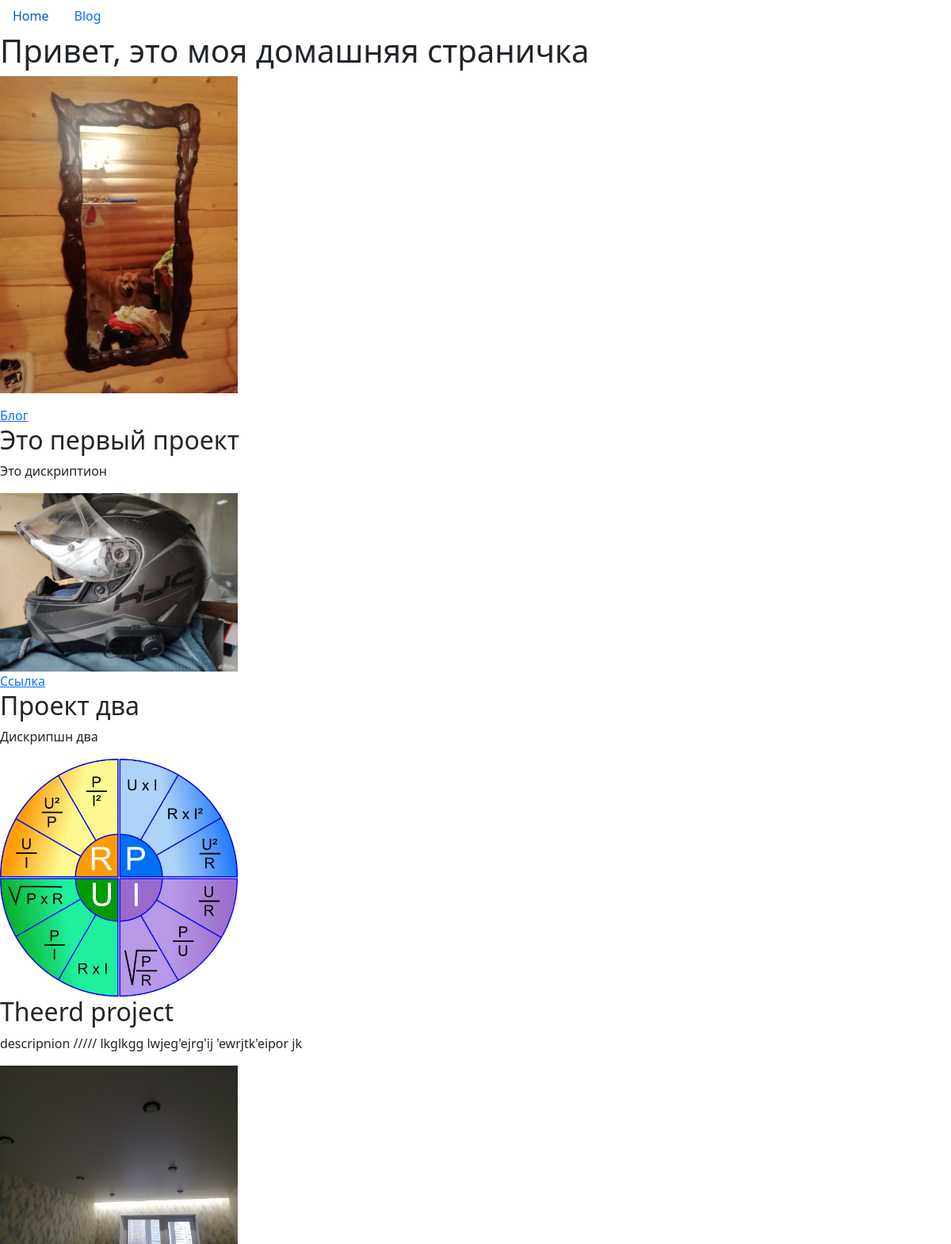
The page / on the database its author committed.
### portfolioapp/models.py (models this page shows, shortened)
class Project(models.Model):
    title = models.CharField(max_length=100)
    description = models.CharField(max_length=250)
    image = models.ImageField(upload_to='portfolioapp/images/')
    url = models.URLField(blank=True)

### portfolioapp/views.py (the view)
# urls.py: 2. Add a URL to urlpatterns:  path('', views.home, name='home')
def home(request):
    projects = Project.objects.all()
    return render(request, 'portfolioapp/home.html', {'projects': projects})

### portfolioapp/templates/portfolioapp/home.html (shortened to what this page needs)
{% extends 'portfolioapp/base.html' %}
{% block content %}
    <h1>Привет, это моя домашняя страничка</h1>
{% load static %}
<p><img src="{% static 'portfolioapp/IMG_20190502_121228.jpg' %}" height="400"></p>
<a href="{% url 'blog:all_blogs' %}">Блог</a>
{% for project in projects %}
<h2>{{ project.title }}</h2>
<p>{{ project.description }}</p>
<img src="{{ project.image.url }}" hight="300" width="300">
{% if project.url %}
<br><a href="{{ project.url }}">Ссылка</a>
{% endif %}
{% endfor %}
{% endblock %}

### rows shown on the page
Project: title "Это первый проект", description "Это дискриптион", image (picture)
Project: title "Проект два", description "Дискрипшн два", image (picture)
Project: title "Theerd project", description "descripnion ///// lkglkgg lwjeg'ejrg'ij 'ewrjtk'eipor jk", image (picture)
